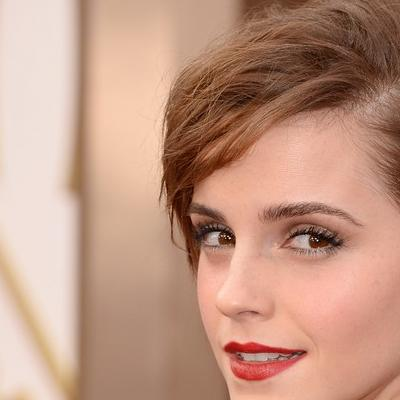
%> input picture modules/deformation/emma.jpg, 400 x 400 px
$ octave test1.m   (GNU Octave 9; MATLAB toolbox functions it lacks are replaced by stand-ins)
%> lines starting %> are read from the running program, lines starting %| are printed output that depends on the picture
m=400;
n=400;
x=1:m;
y=1:n;
z=zeros(length(x),length(y));
[x,y]=meshgrid(x,y);
[theta,r]=cart2pol(x-floor(m/2),y-floor(n/2));
a=-0.5*exp(-r.^2/m/50);
u=a.*(x-floor(m/2));
v=a.*(y-floor(n/2));

subplot(1,2,1);
mesh(x,y,z);
axis([-1 1 -1 1 -1 1]);
axis equal
colormap hsv
view([0,0,1]);

x=1:400;
y=1:400;
[x,y]=meshgrid(x,y);
subplot(1,2,2);
mesh(x-u,y-v,z);
axis([-1 1 -1 1 -1 1]);
axis equal
view([0,0,1])
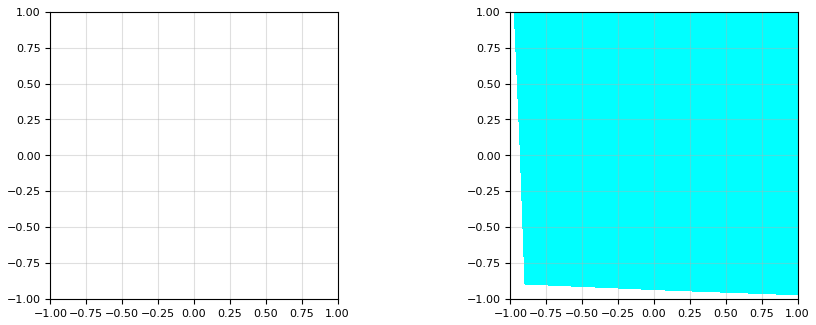
%> figure redrawn from the program's plot data, 2 panels

%%
I=double(imread('emma.jpg'))/255;
dimg=zeros(size(I));
for i=1:3
    dimg(:,:,i)=interp2(x,y,I(:,:,i),x+u,y+v);
end
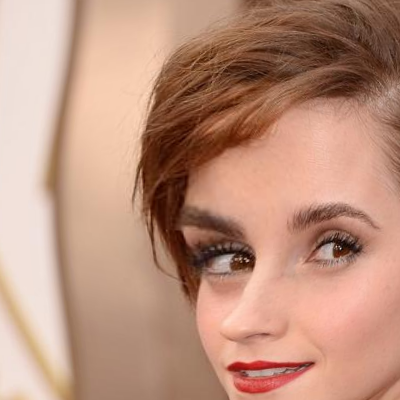
%> dimg: size 400x400x3 double; mean R, G, B 0.746, 0.575, 0.495
subplot(1,2,1);
imshow(I);
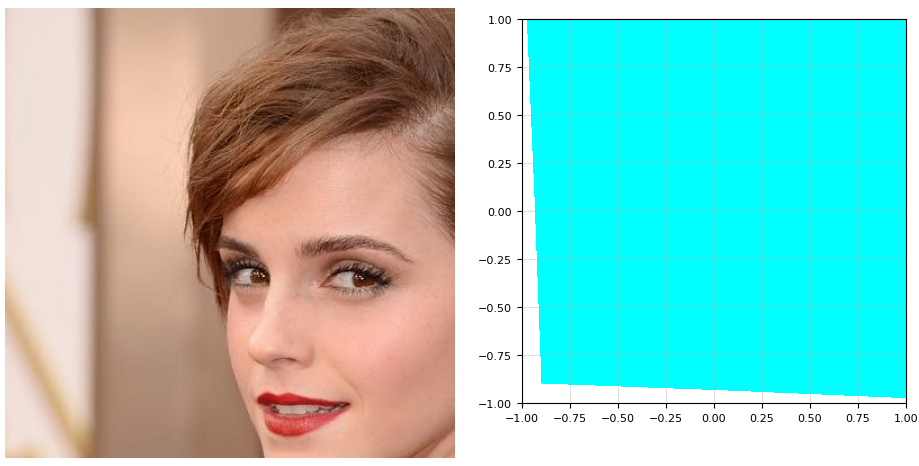
%> figure redrawn from the program's plot data, 2 panels
subplot(1,2,2);
imshow(dimg)
%%
I=double(imread('emma.jpg'))/255;
scale=1.2;
angle=10*pi/180;
tx=0;
ty=0;
sc=scale*cos(angle);
ss=scale*sin(angle);
T=[sc -ss; ss, sc; tx ty];
t_nonsim=maketform('affine',T);
I_sim=imtransform(I,t_nonsim,'FillValues',1);
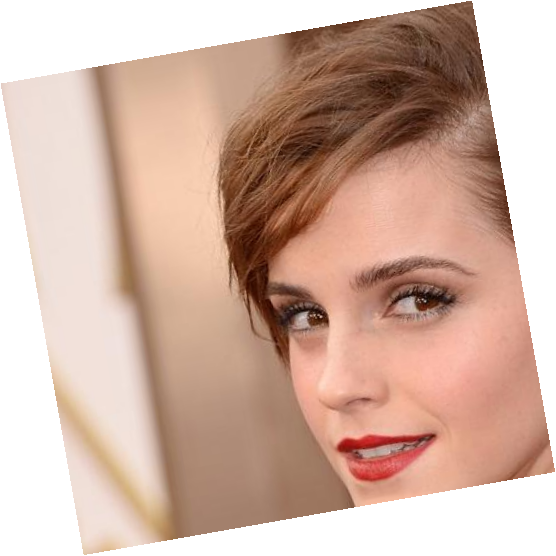
%> I_sim: size 556x556x3 double; mean R, G, B 0.821, 0.699, 0.641
figure;
imshow(I_sim);

%%
[nrows,ncols] = size(I);
%> nrows = 400; ncols = 1200
[xi,yi] = meshgrid(1:ncols,1:nrows);
a1 = 15; % Try varying the amplitude of the sinusoids.
a2 = 3;
imid = round(size(I,2)/2); % Find index of middle element
%> imid = 200
u = xi + a1*sin(pi*xi/imid);
v = yi - a2*sin(pi*yi/imid);
tmap_B = cat(3,u,v);
%> (the run ends here)
